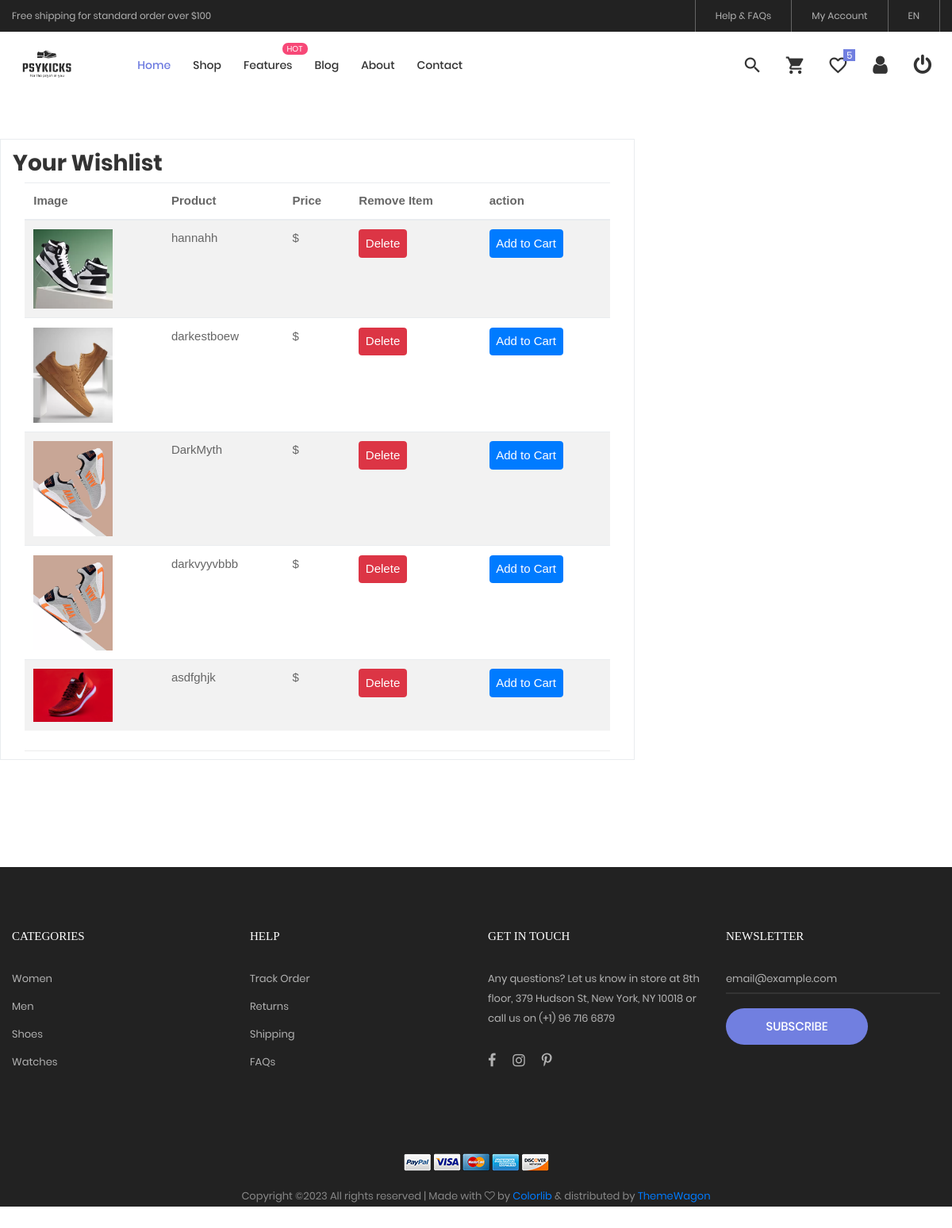
/wishlist/ (signed in), run on an earlier commit of the app's database.
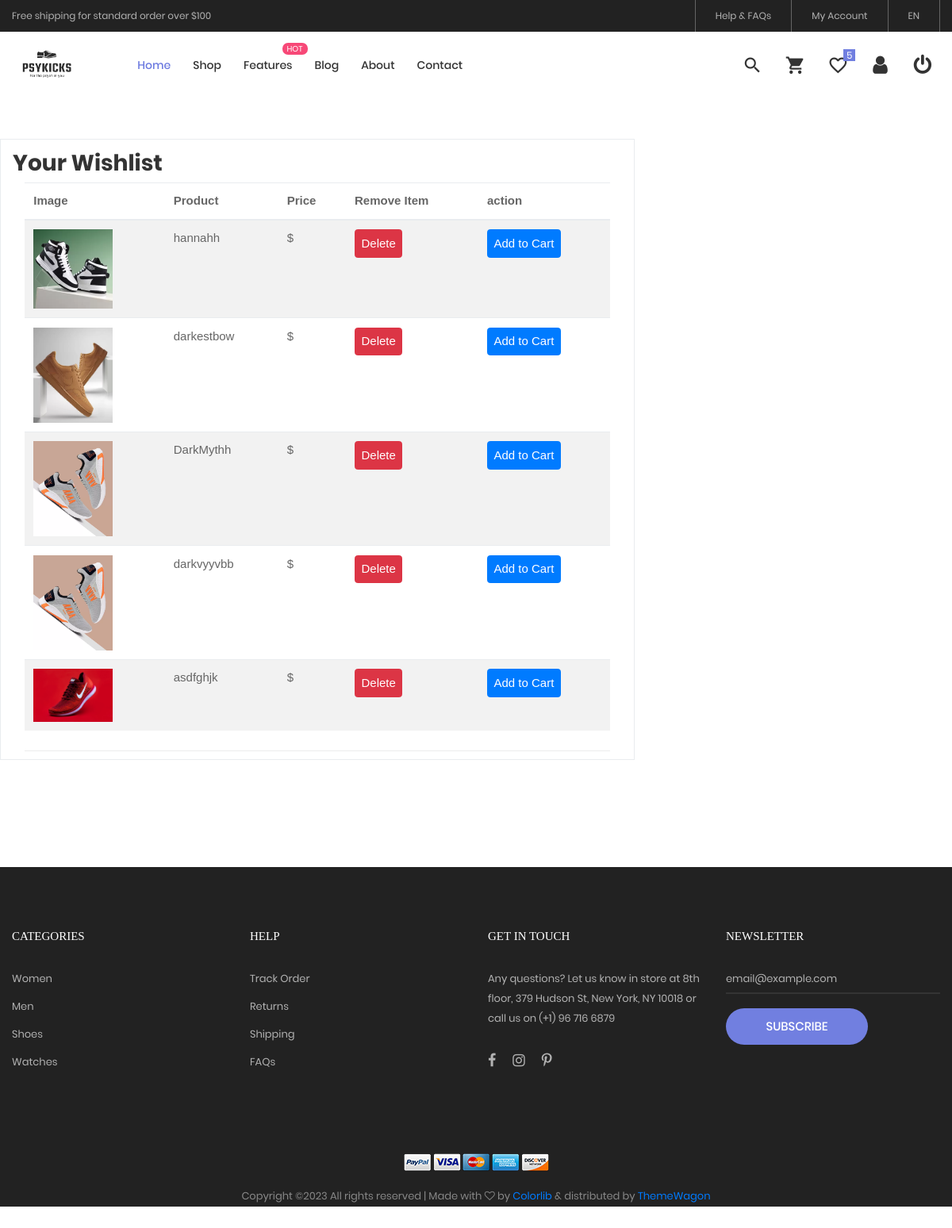
And on a later commit of the database.
### myapp/models.py (models this page shows, shortened)
class Wishlist(models.Model):
    customer = models.ForeignKey(customer, on_delete=models.CASCADE)
    product = models.ForeignKey(Products, on_delete=models.CASCADE)

class Products(models.Model):
    name = models.CharField(max_length=200, unique=True)
    category = models.ForeignKey(Category, on_delete=models.CASCADE)
    brand = models.ForeignKey(Brand, on_delete=models.CASCADE, default=None, null=True)
    digital = models.BooleanField(default=False)

class ProductImage(models.Model):
    product = models.ForeignKey(Products, on_delete=models.CASCADE,null=True, blank=True, related_name='images', default=None)
    image = models.ImageField(upload_to='products/', null=True, blank=True)

### myapp/views.py (the view)
# urls.py: path("wishlist/",views.wishlist,name="wishlist"),
def wishlist(request):
    if "username" in request.session:
        username = request.session["username"]
        user = customer.objects.get(username=username)
        listobj = Wishlist.objects.filter(customer=user)
        count = listobj.count()
    else:
        listobj=[]
        count=0
    context = {
            'listobj':listobj,
            'count':count
        }
    return render(request,"myapp/wishlist.html",context)

### myapp/templates/myapp/wishlist.html (shortened to what this page needs)
{% extends 'myapp/userindex.html' %}
{% load static %}
{% block content %}
<div class="col-md-8 border border-2">
    <div class="container">
        <div class="row">
            <span class="block1-name ltext-102 trans-04 p-b-8 mt-3">
                Your Wishlist
            </span>
        </div>
        <div class="cart-row">
            <table class="table table-striped">
                <thead>
                    <tr>
                        <th>Image</th>
                        <th>Product</th>
                        <th>Price</th>
                        <th>Remove Item</th>
                        <th>action</th>
                    </tr>
                </thead>
                <tbody>
                    {% for item in listobj %}
                    <tr>
                        <td>
                            {% if item.product.images.all %}
                                {% with item.product.images.first as img %}
                                    <img src="{{ img.image.url }}" alt="IMG-PRODUCT" class="row-image">
                                {% endwith %}
                            {% endif %}
                        </td>
                        <td>{{ item.product.name }}</td>
                        <td>${{ item.product.price }}</td>
                        <td>
                            <a href="{% url 'removeitem' item.id %}" onclick="return confirmDelete();">
                              <button class="btn edit-btn btn-danger p-2">Delete</button>
                            </a>
                          </td>
                        <td>
                            <a href="{% url 'list_addtocart' item.id %}">
                                <button class="btn edit-btn btn-primary p-2">Add to Cart</button>
                            </a>
                        </td>
                    </tr>
                    {% endfor %}
                </tbody>
            </table>
        </div>
    </div>
</div>
  {% endblock content %}

What changed in the data, as far as the page shows it:
changed through a linked row, Wishlist: product.name "darkestboew" → "darkestbow"
changed through a linked row, Wishlist: product.name "DarkMyth" → "DarkMythh"
changed through a linked row, Wishlist: product.name "darkvyyvbbb" → "darkvyyvbb"
